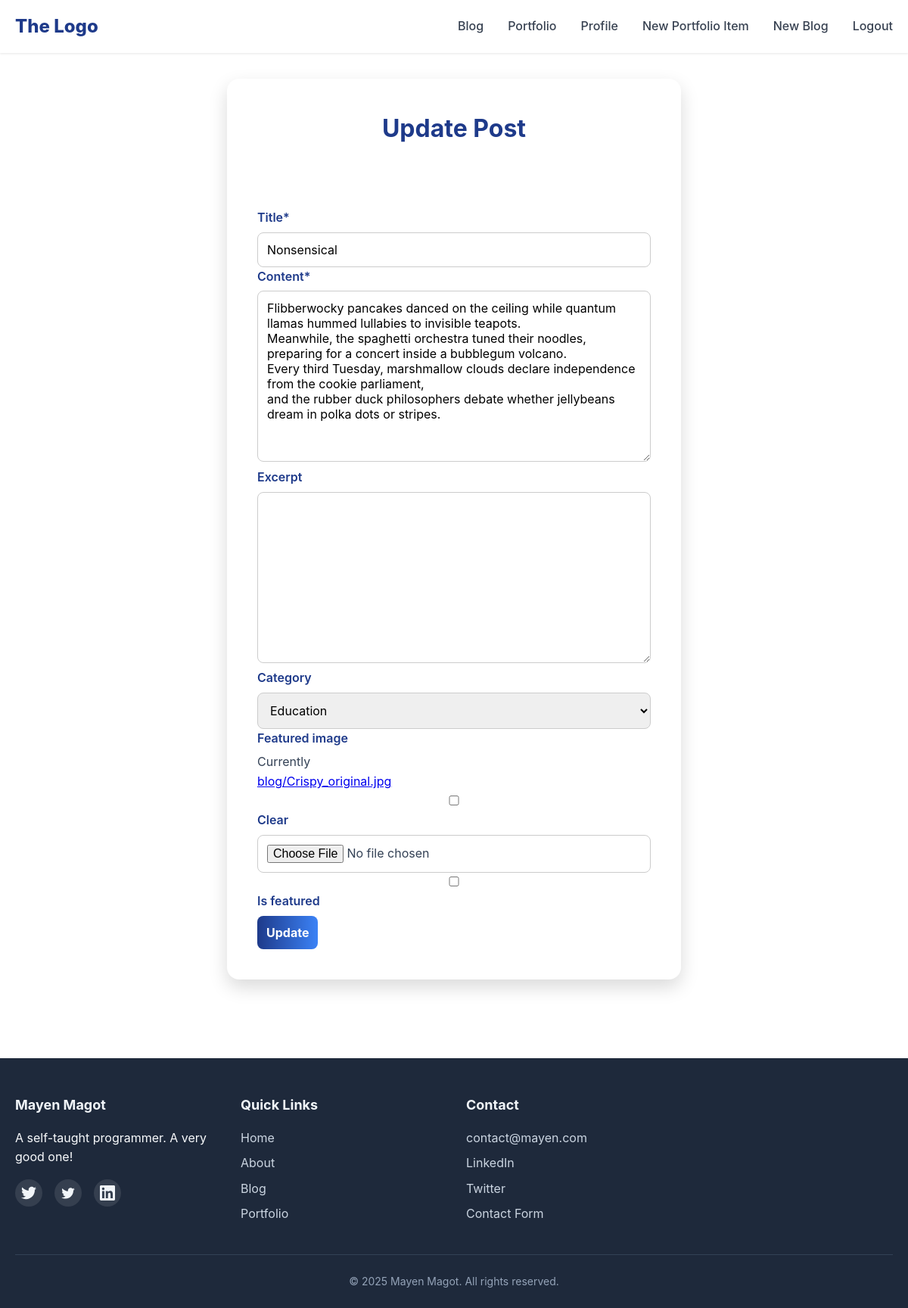
Page /blog/nonsensical/update/ (signed in) on the committed database.
### blog/models.py (models this page shows, shortened)
class Post(models.Model):
    title = models.CharField(max_length=200)
    slug = models.SlugField(unique=True)
    content = models.TextField()
    excerpt = models.TextField(max_length=300, null=True, blank=True)
    author = models.ForeignKey(settings.AUTH_USER_MODEL, on_delete=models.CASCADE)
    category = models.ForeignKey(Category, on_delete=models.SET_NULL, null=True, blank=True)
    featured_image = models.ImageField(upload_to='blog/', default='blog/blog_default.jpg', blank=True)
    created_date = models.DateTimeField(auto_now_add=True)
    updated_date = models.DateTimeField(auto_now=True)
    is_featured = models.BooleanField(default=False)

### blog/views.py (the view, shortened to what this page needs)
# urls.py: path('<slug:slug>/update/', PostUpdateView.as_view(), name = 'post-update'),
class PostUpdateView(LoginRequiredMixin, UserPassesTestMixin, UpdateView):
    model = Post
    fields = ['title', 'content', 'excerpt', 'category', 'featured_image', 'is_featured']
    def test_func(self):
        post = self.get_object()
        return self.request.user == post.author

### blog/models.py (called while the page is built)
    def __str__(self):
        return self.name

### blog/templates/blog/post_form.html (shortened to what this page needs)
{% extends 'core/base.html' %}
{% load static %}
{% block extra_headers %}
    <link rel="stylesheet" href="{% static 'blog/post_form.css' %}">
{% endblock extra_headers %}
{% block content %}
    <div class="post-container">
        <h1>
            {% if form.instance.pk %}
                Update Post
            {% else %}
                Create New Post
            {% endif %}
        </h1>
        {% load crispy_forms_tags %}
        <form method="POST" enctype="multipart/form-data">
            {{ form|crispy }}
            <button type="submit" class="btn">
                {% if form.instance.pk %}Update{% else %}Publish{% endif %}
            </button>
        </form>
    </div>
{% endblock content %}

### core/templates/core/base.html (shortened to what this page needs)
    {% load static %}
<!DOCTYPE html>
<html lang="en">
<head>
    <link rel="stylesheet" href="{% static 'core/base.css' %}">
    <link rel="stylesheet" href="https://cdnjs.cloudflare.com/ajax/libs/font-awesome/6.4.0/css/all.min.css">
    {% block extra_headers %}{% endblock extra_headers %}
</head>
<body>
    <header class="header" id="header">
        <div class="container">
            <nav class="nav-container">
                <a href="{% url 'home' %}" class="logo">The Logo</a>
                <ul class="nav-menu" id="navMenu">
                    <li><a href="{% url 'blog-home' %}" class="nav-link">Blog</a></li>
                    <li><a href="{% url 'portfolio-home' %}" class="nav-link">Portfolio</a></li>
                    {% if user.is_authenticated %}
                    <a href="{% url 'profile' %}" class="nav-link">Profile</a>
                    <li><a href="{% url 'portfolio_category_select' %}" class="nav-link">New Portfolio Item</a></li>
                    <li><a href="{% url 'post-create' %}" class="nav-link">New Blog</a></li>
                    <li><a href="{% url 'logout' %}" class="nav-link">Logout</a></li>
                    {% else %}
                    <li><a href="{% url 'home' %}" class="nav-link">Home</a></li>
                    <li><a href="{% url 'about' %}" class="nav-link">About</a></li>
                    <li><a href="#" class="nav-link">Contact</a></li>
                    <li><a href="{% url 'login' %}" class="nav-link">Login</a></li>
                    {% endif %}
                </ul>
            </nav>
        </div>
    </header>
    <main class="content-space">
        <div class="content-container">
            {% block content %}{% endblock content %}
        </div>
    </main>
    <footer class="footer">
        <div class="container">
            <div class="footer-content">
                <div class="footer-section">
                    <h3>Mayen Magot</h3>
                    <p>A self-taught programmer. A very good one!</p>
                    <div class="social-links">
                        <a href="#" class="social-link">
                        </a>
                        <a href="#" class="social-link">
                        </a>
                        <a href="#" class="social-link">
                        </a>
                    </div>
                </div>
                <div class="footer-section">
                    <h3>Quick Links</h3>
                    <ul class="footer-links">
                        <li><a href="{% url 'home' %}">Home</a></li>
                        <li><a href="{% url 'about' %}">About</a></li>
                        <li><a href="{% url 'blog-home' %}">Blog</a></li>
                        <li><a href="{% url 'portfolio-home' %}">Portfolio</a></li>
                    </ul>
                </div>
                <div class="footer-section">
                    <h3>Contact</h3>
                    <ul class="footer-links">
                        <li><a href="mailto:emayenmagot@gmail.com">contact@mayen.com</a></li>
                        <li><a href="#">LinkedIn</a></li>
                        <li><a href="#">Twitter</a></li>
                        <li><a href="#">Contact Form</a></li>
                    </ul>
                </div>
            </div>
            <div class="footer-bottom">
                <p>&copy; 2025 Mayen Magot. All rights reserved.</p>
            </div>
        </div>
    </footer>
</body>
</html>

### core/static/core/base.css (style rules this page uses)
* { margin: 0; padding: 0; box-sizing: border-box; font-family: -apple-system, BlinkMacSystemFont, 'Segoe UI', Roboto, Oxygen, Ubuntu, Cantarell, sans-serif; }
body { color: #334155; line-height: 1.6; background-color: #ffffff; }
.container { max-width: 1200px; margin: 0 auto; padding: 0 20px; }
.header { position: fixed; top: 0; left: 0; right: 0; display: block; background: rgba(255, 255, 255, 0.95); backdrop-filter: blur(10px); box-shadow: 0 1px 3px rgba(0, 0, 0, 0.1); z-index: 1000; transition: all 0.3s ease; }
.nav-container { display: flex; justify-content: space-between; align-items: center; padding: 1rem 0; }
.logo { font-size: 1.5rem; font-weight: 800; color: #1e3a8a; text-decoration: none; }
.nav-menu { display: flex; list-style: none; gap: 2rem; }
.nav-link { color: #374151; text-decoration: none; font-weight: 500; transition: color 0.3s ease; position: relative; }
.nav-link::after { content: ''; position: absolute; bottom: -5px; left: 0; width: 0; height: 2px; background: #1e3a8a; transition: width 0.3s ease; }
.content-space { min-height: 100vh; padding-top: 1.5rem; padding-bottom: 1.5rem }
.content-container { width: 100%; padding-right: 1.5rem; padding-left: 1.5rem; margin-left: auto; margin-right:auto; }
@media (min-width: 576px) { .content-container { padding-right: 3rem; padding-left: 3rem; } }
.footer { background: #1e293b; color: #f8fafc; padding: 3rem 0 1.5rem; }
.footer-content { display: grid; grid-template-columns: repeat(4, 1fr); gap: 2rem; margin-bottom: 2rem; }
.footer-section h3 { color: #f1f5f9; margin-bottom: 1rem; font-size: 1.125rem; }
.footer-links { list-style: none; }
.footer-links li { margin-bottom: 0.5rem; }
.footer-links a { color: #cbd5e1; text-decoration: none; transition: color 0.3s ease; }
.social-links { display: flex; gap: 1rem; margin-top: 1rem; }
.social-link { display: flex; align-items: center; justify-content: center; width: 36px; height: 36px; background: rgba(255, 255, 255, 0.1); border-radius: 50%; color: #f1f5f9; text-decoration: none; transition: all 0.3s ease; }
.footer-bottom { border-top: 1px solid #334155; padding-top: 1.5rem; text-align: center; color: #94a3b8; font-size: 0.875rem; }

### blog/static/blog/post_form.css (style rules this page uses)
.post-container { max-width: 600px; margin: 80px auto; background: #fff; padding: 40px; border-radius: 16px; box-shadow: 0 10px 25px rgba(0,0,0,0.15); }
h1 { text-align: center; color: #1e3a8a; margin-bottom: 24px; font-size: 2rem; }
form { display: block; margin-top: 80px; }
label { font-weight: 600; color: #1e3a8a; margin-bottom: 6px; display: block; }
input, textarea, select { width: 100%; padding: 12px; border: 1px solid #ccc; border-radius: 8px; font-size: 1rem; transition: border-color 0.2s ease; }
.btn { background: linear-gradient(to right, #1e3a8a, #3b82f6); color: #fff; padding: 12px; border: none; border-radius: 8px; font-size: 1rem; font-weight: bold; cursor: pointer; transition: transform 0.2s ease, box-shadow 0.2s ease; }

### rows in the picture
Post: title "Nonsensical", content "Flibberwocky pancakes danced on the ceiling while quantum llamas hummed lullabies to invisible teapots. Meanwhile, the spaghetti orchestra tuned their noodles, preparing for a concert inside a bubblegum volcano. Every third Tuesday, marshmallow clouds declare independence from the cookie parliament, and the rubber duck philosophers debate whether jellybeans dream in polka dots or stripes.", category "Education"
